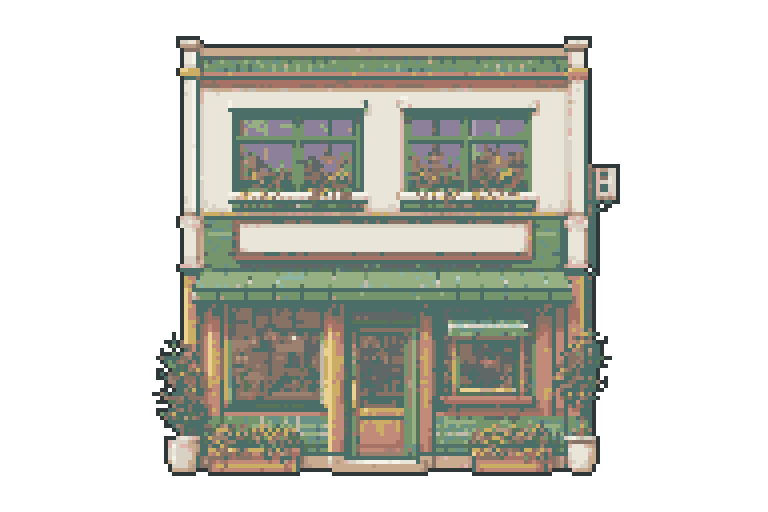
#> input picture pixel-ops-sandbox/assets/pixel-library-v0.1/source/batch06/pxl-fac-milktea-base-alpha-01-v03.png, 1536 x 1024 px, found by its file name (shown at 1/2 size)
$ python refine_batch07_patches_v02.py
#> lines starting #> are read from the running program, lines starting #| are printed output that depends on the picture
from __future__ import annotations

import hashlib
import json
import shutil
from collections import Counter
from pathlib import Path

from PIL import Image, ImageDraw

from build_batch07_facade_patches import (
    ASSEMBLY,
    BASES,
    LIBRARY,
    QA,
    SHEETS,
    SOURCE,
    VIDEO,
    WEB,
    composite,
    connected_components,
    contain,
    font,
)


STEMS = {
    "s1": "pxl-fac-milktea-door-open-patch-01-v02",
    "m1": "pxl-fac-m1-shutter-closed-patch-01-v02",
    "m2": "pxl-fac-m2-closed-cover-patch-01-v02",
}


# [6 lines left out: function sha256, not called in this run]


def draw_s1_v02() -> Image.Image:
    logical = Image.new("RGBA", (192, 128), (0, 0, 0, 0))
    draw = ImageDraw.Draw(logical)
    outline = (47, 55, 56, 255)
    interior = (61, 70, 70, 255)
    deep_green = (76, 110, 105, 255)
    wood = (136, 114, 101, 255)
    pale_wood = (201, 172, 143, 255)

    # Only replace the door core. Existing frame and threshold remain visible.
    draw.rectangle((88, 80, 102, 112), fill=outline)
    draw.rectangle((90, 82, 100, 110), fill=interior)
    draw.rectangle((92, 84, 99, 108), fill=deep_green)

    # Narrow angled leaf opening to the left, contained inside the original bay.
    draw.polygon([(88, 81), (92, 84), (92, 108), (88, 111)], fill=outline)
    draw.polygon([(89, 83), (91, 85), (91, 106), (89, 108)], fill=wood)
    draw.point((91, 98), fill=pale_wood)
    return logical.resize((1536, 1024), Image.Resampling.NEAREST)


def draw_m1_v02() -> Image.Image:
    logical = Image.new("RGBA", (139, 97), (0, 0, 0, 0))
    draw = ImageDraw.Draw(logical)
    outline = (45, 54, 57, 255)
    deep = (56, 67, 72, 255)
    dark_gray_green = (79, 94, 99, 255)
    mid = (111, 128, 132, 255)
    light = (190, 190, 181, 255)
    highlight = (214, 213, 202, 255)

    # Geometry follows the actual M1 opening; no side column or sign overlap.
    draw.rectangle((17, 42, 120, 85), fill=outline)
    draw.rectangle((19, 45, 118, 83), fill=dark_gray_green)
    draw.rectangle((20, 46, 117, 82), fill=light)
    for y in range(48, 82, 4):
        draw.rectangle((20, y, 117, y), fill=mid)
        draw.rectangle((20, y + 1, 117, y + 1), fill=highlight)
    draw.rectangle((17, 42, 120, 45), fill=outline)
    draw.rectangle((20, 43, 117, 44), fill=deep)
    draw.rectangle((17, 83, 120, 85), fill=outline)
    draw.rectangle((20, 83, 117, 83), fill=deep)
    return logical.resize((1112, 776), Image.Resampling.NEAREST)


def draw_m2_v02() -> Image.Image:
    logical = Image.new("RGBA", (147, 86), (0, 0, 0, 0))
    draw = ImageDraw.Draw(logical)
    outline = (45, 54, 57, 255)
    sage = (55, 75, 62, 255)
    seam = (190, 190, 181, 255)
    light = (234, 232, 222, 255)
    mid = (214, 213, 202, 255)

    # Close only the three real service openings. Canopy, pillars, counter and
    # outer silhouette remain untouched so the layer stays composable.
    panels = [
        ((15, 30, 55, 50), light),
        ((62, 30, 78, 50), mid),
        ((84, 30, 130, 50), light),
    ]
    for (x0, y0, x1, y1), fill in panels:
        draw.rectangle((x0, y0, x1, y1), fill=outline)
        draw.rectangle((x0 + 2, y0 + 2, x1 - 2, y1 - 2), fill=fill)
        draw.rectangle((x0 + 2, y0 + 2, x1 - 2, y0 + 3), fill=sage)
        draw.rectangle((x0 + 2, y1 - 3, x1 - 2, y1 - 2), fill=seam)
    draw.rectangle((69, 47, 72, 50), fill=outline)
    return logical.resize((1176, 688), Image.Resampling.NEAREST)


# [68 lines left out: functions save_patch, make_sheet, asset_metrics, not called in this run]


def main() -> None:
    sheet = SHEETS / "contact-sheet-batch07-v02.png"
    metrics_path = QA / "batch07-metrics-v02.json"
    for target in (sheet, metrics_path):
        if target.exists():
            raise FileExistsError(f"Refusing to overwrite {target}")

    patches = {"s1": draw_s1_v02(), "m1": draw_m1_v02(), "m2": draw_m2_v02()}
#> in draw_s1_v02, `logical = Image.new("RGBA", (192, 128), (0, 0, 0, 0))`: logical: PIL image 192x128 RGBA; every value is 0
#> in draw_s1_v02, `return logical.resize((1536, 1024), Image.Resampling.NEAREST)`:
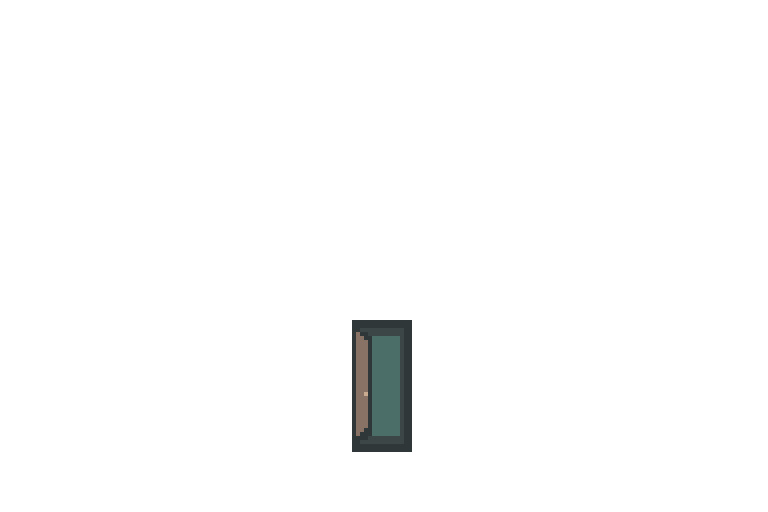
#> returned value: PIL image 1536x1024 RGBA (shown at 1/2 size); mean R, G, B, A 1.5, 1.7, 1.6, 5.1; transparent parts drawn white
#> in draw_m1_v02, `logical = Image.new("RGBA", (139, 97), (0, 0, 0, 0))`: logical: PIL image 139x97 RGBA; every value is 0
#> in draw_m1_v02, `return logical.resize((1112, 776), Image.Resampling.NEAREST)`:
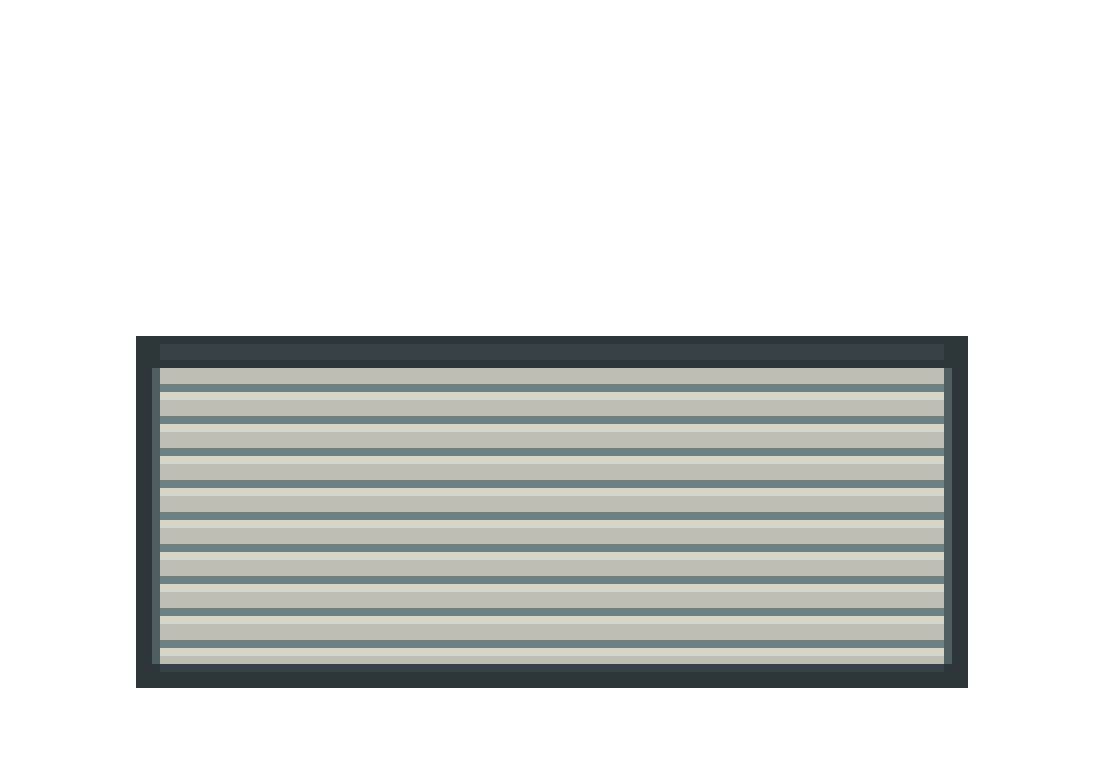
#> returned value: PIL image 1112x776 RGBA; mean R, G, B, A 51.1, 52.9, 51.4, 86.5; transparent parts drawn white
#> in draw_m2_v02, `logical = Image.new("RGBA", (147, 86), (0, 0, 0, 0))`: logical: PIL image 147x86 RGBA; every value is 0
#> in draw_m2_v02, `return logical.resize((1176, 688), Image.Resampling.NEAREST)`:
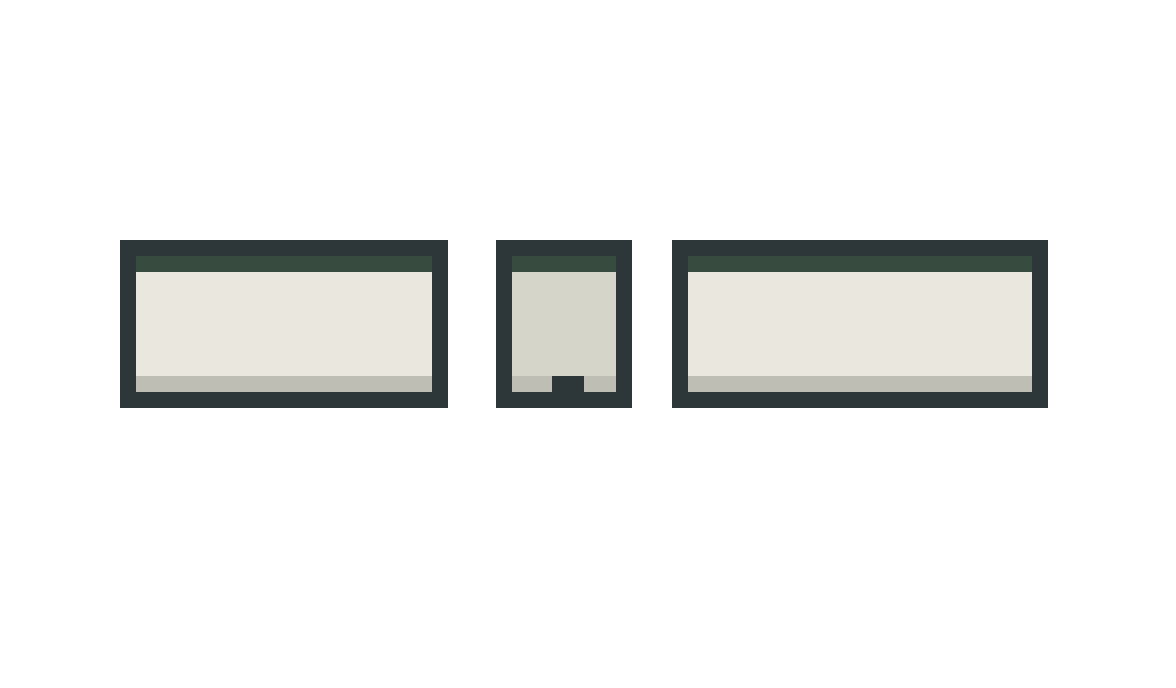
#> returned value: PIL image 1176x688 RGBA; mean R, G, B, A 27.8, 28.4, 27.3, 44.5; transparent parts drawn white
    bases = {key: Image.open(path).convert("RGBA") for key, path in BASES.items()}
    previews = {key: composite(bases[key], patches[key]) for key in patches}

    files: dict[str, dict[str, Path]] = {}
    preview_paths: dict[str, Path] = {}
    for key, patch in patches.items():
        files[key] = save_patch(key, patch)
        preview_path = ASSEMBLY / f"preview-{STEMS[key]}.png"
        if preview_path.exists():
            raise FileExistsError(f"Refusing to overwrite {preview_path}")
        previews[key].save(preview_path, optimize=True)
        preview_paths[key] = preview_path

    make_sheet(bases, previews, sheet)
    payload = {
        "imagegen_calls": 0,
        "v01_status": "rejected_intermediate_geometry",
        "contact_sheet": str(sheet.relative_to(LIBRARY)).replace("\\", "/"),
        "contact_sheet_sha256": sha256(sheet),
        "assets": [asset_metrics(key, patches[key], files[key], preview_paths[key]) for key in ("s1", "m1", "m2")],
    }
    metrics_path.write_text(json.dumps(payload, ensure_ascii=False, indent=2), encoding="utf-8")


if __name__ == "__main__":
#> (the run stopped early here; a loop or call above may not have finished)
